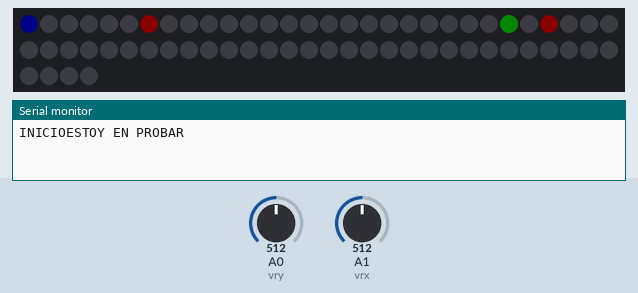
Bench run of a sketch on a simulated Arduino Uno, built with avr-gcc and run on an emulated ATmega328P. Shown: 64 RGB LEDs in strip order, left to right, continuing on the next row, the last lines printed to the serial monitor. Inputs (shaded band) come from the test bench; at power-on: A0 (vry) = 512, A1 (vrx) = 512. Dim RGB values are drawn brighter than linear; random numbers use the default seed unless the sketch sets one.

Above: at 0.9 s.
1.0 s: A0 (vry) set to 54
2.5 s: A0 (vry) set to 47
At 3.9 s:
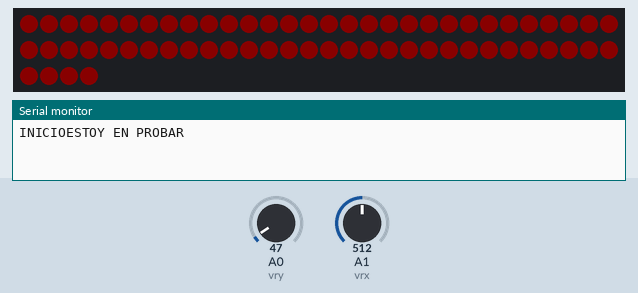
4.7 s: A1 (vrx) set to 54
7.7 s: A1 (vrx) set to 45
At 10.4 s:
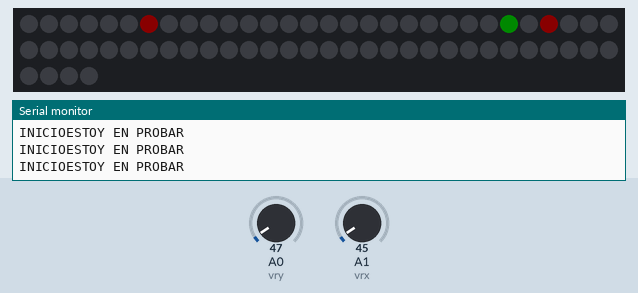
10.7 s: A1 (vrx) set to 984
12.8 s: A1 (vrx) set to 1008
At 14.2 s:
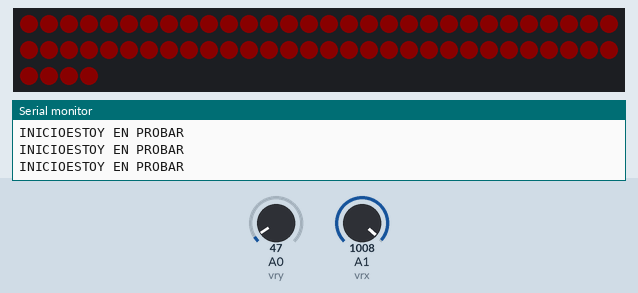
Timing chart, 0 to 15.8 s (numbered marks = the images above; inputs shaded):
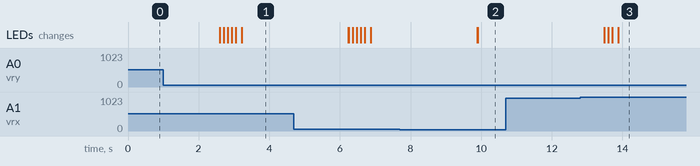

Measured:
- the behaviour switches between 50 and 49 on A0 (vry) (found by bisection; images 0 and 1)
- the behaviour switches between 50 and 49 on A1 (vrx) (found by bisection; images 1 and 2)
- the behaviour switches between 1000 and 1001 on A1 (vrx) (found by bisection; images 2 and 3)
- after the input at 1.0 s, every drawn part: stays the same
- after the input at 2.5 s, the LEDs: first change after 0.10 s (image 1 shows a later state)
- after the input at 10.7 s, every drawn part: stays the same
- after the input at 12.8 s, the LEDs: first change after 0.69 s (image 3 shows a later state)

The sketch:

Snake.ino
```cpp
#include <Adafruit_NeoPixel.h>
#include "Graphs.h"
#define PIN 13
#define N_LEDS 64
Adafruit_NeoPixel strip = Adafruit_NeoPixel(N_LEDS, PIN, NEO_GRB + NEO_KHZ800);
const int vrx = 1;
const int vry = 0;
int xPosition = 0;
int yPosition = 0;
void(* resetFunc) (void) = 0;
int x = 0;
int pos = 0;
void probar();
int f = 0;
int snake[64];
int pasar = 0;
int pasar2 = 0;
int almacenar = 0;
int atrapar = 0;
void setup() {
Serial.begin(9600);
Serial.print("INICIO");
strip.begin();
strip.setBrightness(10);
strip.show();
pinMode(vrx, INPUT);
pinMode(vry, INPUT);
int azar = random(1,63);
int azar2 = random(1,63);
atrapar = random(1,63);
while(atrapar == azar || atrapar == azar2){atrapar = random(1,63);}
strip.setPixelColor(atrapar, 0, 255, 0);
strip.setPixelColor(azar, 255, 0, 0);
strip.setPixelColor(azar2, 255, 0, 0);
strip.setPixelColor(0, 0, 0, 255);
ocupado[atrapar] = 2;
ocupado[azar] = 1;
ocupado[azar2] = 1;
ocupado[0] = 1;
snake[x] = 0;
x += 1;
strip.show();
probar();}
void loop() {}
void probar(){
llenar();
Serial.println("ESTOY EN PROBAR");
int u = 0;
while(true){
  xPosition = analogRead(vrx);
  yPosition = analogRead(vry);
  if(xPosition > 1000){avanzar(8);}
  else if(yPosition > 1000){avanzar(-1);}
  else if(xPosition < 50){avanzar(-8);}
  else if(yPosition < 50){avanzar(1);}
  if(agarrar){
    for(f=0;f<x;f++){almacenar = snake[f];}
    search(grafo,almacenar, almacenar-pos);
    while(perder){perder=0;if(pos==1){pos=8;}else if(pos==8){pos=-1;}
    else if(pos==-1){pos=-8;}else{pos=-1;}
    search(grafo,almacenar, almacenar-pos);}
    strip.setPixelColor(almacenar-pos, 0, 0, 255);
     snake[x] = almacenar-pos;
     x += 1;
    atrapar = random(1,63);
    while(ocupado[atrapar] == 1){atrapar = random(1,63);}
    ocupado[atrapar] = 2;
   strip.setPixelColor(atrapar, 0, 255, 0);
   strip.show();
   agarrar = false;}
  strip.show();
  delay(100);}}
void avanzar(int n){
    pos = n;
    search(grafo, snake[0], snake[0]+n);
    if(perder == 1){lose();}
    strip.setPixelColor(snake[0]+n, 0, 0, 255);
    strip.setPixelColor(snake[0], 0, 0, 0);
    pasar = snake[0];
    snake[0] += n;
    delay(10);
    for(f=1;f<x;f++){
       pasar2 = snake[f];
       snake[f] = pasar;
       ocupado[pasar] = 1;
       strip.setPixelColor(pasar, 0, 0, 255);
       strip.setPixelColor(pasar2, 0, 0, 0);
       ocupado[pasar2] = 0;
       pasar = pasar2;
       delay(10);}strip.show();}
void lose(){
  for(int y=0;y<64;y++){
    strip.setPixelColor(y, 255, 0, 0);
    delay(1);}
  strip.show();
  delay(3000);
  resetFunc();}
```

Graphs.h
```cpp
int ocupado[64] = {0};
int grafo[64][4];;
int perder = 0;
bool agarrar = false;
void llenar(){
  for(int i=0;i<64;i++){
    grafo[i][0] = -12; grafo[i][1] = -12;
    grafo[i][2] = -12; grafo[i][3] = -12;
    if(((i+1) > 0) && ((i+1) < 64)){grafo[i][0] = i+1;}
  if(((i-1) > 0) && ((i-1) < 64)){grafo[i][1] = i-1;}
  if(((i+8) > 0) && ((i+8) < 64)){grafo[i][2] = i+8;}
  if(((i-8) > 0) && ((i-8) < 64)){grafo[i][3] = i-8;}  }
}
void search(int grafo[64][4], int pos, int comp){
  int u = 0;
  for(u=0;u<4;u++){
    if(grafo[pos][u] == comp){
      if(ocupado[comp] == 1){
        perder = 1;return;
      }
      else{
      if(ocupado[comp] == 2){agarrar = true;}
      ocupado[pos] = 0;
      ocupado[comp] = 1;return;}}}}
```
